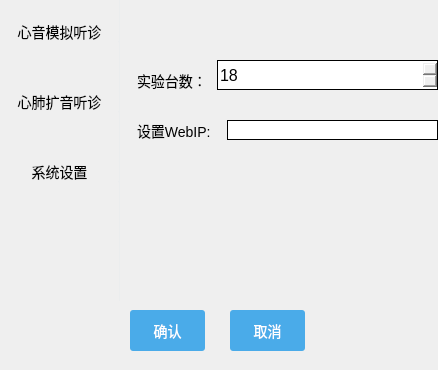
<?xml version="1.0" encoding="UTF-8"?>
<ui version="4.0">
 <class>SetItemView</class>
 <widget class="QDialog" name="SetItemView">
  <property name="geometry">
   <rect>
    <x>0</x>
    <y>0</y>
    <width>438</width>
    <height>370</height>
   </rect>
  </property>
  <property name="windowTitle">
   <string>Dialog</string>
  </property>
  <property name="styleSheet">
   <string notr="true">QGroupBox{
	border-style:solid;
	border:1px solid black;
}
QPushButton{
	border-style:solid;
	border-radius:3px;
    font-size:14px;
}
QPushButton:focus{
	color:#4aabe9;
    background-color:#f6f7fc;
}
</string>
  </property>
  <widget class="QStackedWidget" name="stackedWidget">
   <property name="geometry">
    <rect>
     <x>127</x>
     <y>0</y>
     <width>311</width>
     <height>291</height>
    </rect>
   </property>
   <property name="currentIndex">
    <number>2</number>
   </property>
   <widget class="QWidget" name="page">
    <widget class="QGroupBox" name="groupBox_2">
     <property name="geometry">
      <rect>
       <x>20</x>
       <y>50</y>
       <width>281</width>
       <height>231</height>
      </rect>
     </property>
     <property name="styleSheet">
      <string notr="true">border-style:solid;
border:1px solid black</string>
     </property>
     <property name="title">
      <string>心音模拟听诊模式选择</string>
     </property>
     <widget class="QRadioButton" name="radioButton">
      <property name="geometry">
       <rect>
        <x>40</x>
        <y>100</y>
        <width>201</width>
        <height>16</height>
       </rect>
      </property>
      <property name="styleSheet">
       <string notr="true">border-style:none</string>
      </property>
      <property name="text">
       <string>肺部区域听诊时 无呼吸音</string>
      </property>
     </widget>
     <widget class="QRadioButton" name="radioButton_2">
      <property name="geometry">
       <rect>
        <x>40</x>
        <y>150</y>
        <width>201</width>
        <height>16</height>
       </rect>
      </property>
      <property name="styleSheet">
       <string notr="true">border-style:none</string>
      </property>
      <property name="text">
       <string>肺部区域听诊时 有呼吸音</string>
      </property>
      <property name="checked">
       <bool>true</bool>
      </property>
     </widget>
    </widget>
   </widget>
   <widget class="QWidget" name="page_3">
    <widget class="QGroupBox" name="groupBox_3">
     <property name="geometry">
      <rect>
       <x>10</x>
       <y>50</y>
       <width>291</width>
       <height>221</height>
      </rect>
     </property>
     <property name="title">
      <string>心肺音扩音听诊模式选择</string>
     </property>
     <widget class="QRadioButton" name="radioButton_3">
      <property name="geometry">
       <rect>
        <x>20</x>
        <y>70</y>
        <width>241</width>
        <height>16</height>
       </rect>
      </property>
      <property name="text">
       <string>心肺音直接扩音听诊</string>
      </property>
      <property name="checked">
       <bool>true</bool>
      </property>
     </widget>
     <widget class="QRadioButton" name="radioButton_4">
      <property name="geometry">
       <rect>
        <x>20</x>
        <y>140</y>
        <width>231</width>
        <height>16</height>
       </rect>
      </property>
      <property name="text">
       <string>电子听诊器接触式扩音听诊</string>
      </property>
     </widget>
    </widget>
   </widget>
   <widget class="QWidget" name="page_4">
    <widget class="QSpinBox" name="spinBox">
     <property name="geometry">
      <rect>
       <x>90</x>
       <y>60</y>
       <width>221</width>
       <height>30</height>
      </rect>
     </property>
     <property name="styleSheet">
      <string notr="true">border-style:solid;
border:1px solid black;
font-size:16px;</string>
     </property>
     <property name="value">
      <number>18</number>
     </property>
    </widget>
    <widget class="QLabel" name="label_4">
     <property name="geometry">
      <rect>
       <x>10</x>
       <y>60</y>
       <width>71</width>
       <height>41</height>
      </rect>
     </property>
     <property name="styleSheet">
      <string notr="true">font-size:14px;</string>
     </property>
     <property name="text">
      <string>实验台数：</string>
     </property>
    </widget>
    <widget class="QLabel" name="label">
     <property name="geometry">
      <rect>
       <x>10</x>
       <y>120</y>
       <width>81</width>
       <height>21</height>
      </rect>
     </property>
     <property name="styleSheet">
      <string notr="true">font-size:14px;</string>
     </property>
     <property name="text">
      <string>设置WebIP:</string>
     </property>
    </widget>
    <widget class="QLineEdit" name="web_ip">
     <property name="geometry">
      <rect>
       <x>100</x>
       <y>120</y>
       <width>211</width>
       <height>20</height>
      </rect>
     </property>
     <property name="styleSheet">
      <string notr="true">border-style:solid;
border:1px solid black;
font-size:14px;</string>
     </property>
    </widget>
   </widget>
   <widget class="QWidget" name="page_2"/>
  </widget>
  <widget class="QGroupBox" name="groupBox">
   <property name="geometry">
    <rect>
     <x>0</x>
     <y>0</y>
     <width>120</width>
     <height>301</height>
    </rect>
   </property>
   <property name="styleSheet">
    <string notr="true">border-style:none;
border-right:1px solid #ebedee</string>
   </property>
   <property name="title">
    <string/>
   </property>
   <widget class="QPushButton" name="btn1">
    <property name="geometry">
     <rect>
      <x>0</x>
      <y>20</y>
      <width>120</width>
      <height>23</height>
     </rect>
    </property>
    <property name="text">
     <string>心音模拟听诊</string>
    </property>
   </widget>
   <widget class="QPushButton" name="btn2">
    <property name="geometry">
     <rect>
      <x>0</x>
      <y>90</y>
      <width>120</width>
      <height>23</height>
     </rect>
    </property>
    <property name="text">
     <string>心肺扩音听诊</string>
    </property>
   </widget>
   <widget class="QPushButton" name="btn3">
    <property name="geometry">
     <rect>
      <x>0</x>
      <y>160</y>
      <width>120</width>
      <height>23</height>
     </rect>
    </property>
    <property name="text">
     <string>系统设置</string>
    </property>
   </widget>
  </widget>
  <widget class="QPushButton" name="okBtn">
   <property name="geometry">
    <rect>
     <x>130</x>
     <y>310</y>
     <width>75</width>
     <height>41</height>
    </rect>
   </property>
   <property name="cursor">
    <cursorShape>PointingHandCursor</cursorShape>
   </property>
   <property name="styleSheet">
    <string notr="true">border-style:solid;
background-color:#4aabe9;
color:white;</string>
   </property>
   <property name="text">
    <string>确认</string>
   </property>
  </widget>
  <widget class="QPushButton" name="cancelBtn">
   <property name="geometry">
    <rect>
     <x>230</x>
     <y>310</y>
     <width>75</width>
     <height>41</height>
    </rect>
   </property>
   <property name="cursor">
    <cursorShape>PointingHandCursor</cursorShape>
   </property>
   <property name="styleSheet">
    <string notr="true">border-style:solid;
background-color:#4aabe9;
color:white;</string>
   </property>
   <property name="text">
    <string>取消</string>
   </property>
  </widget>
 </widget>
 <resources/>
 <connections/>
</ui>
